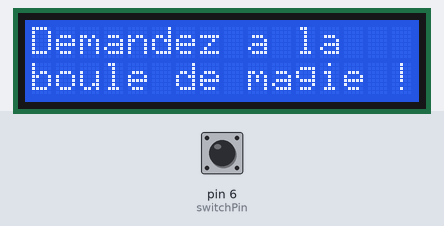
Bench run of a sketch on a simulated Arduino Uno, built with avr-gcc and run on an emulated ATmega328P. Shown: 16×2 character LCD. Inputs (shaded band) come from the test bench; at power-on: pin 6 (switchPin) LOW. Random numbers use the default seed unless the sketch sets one.

Above: at 1.2 s.
1.3 s: pin 6 (switchPin) pulled HIGH for 0.15 s
At 2.4 s:
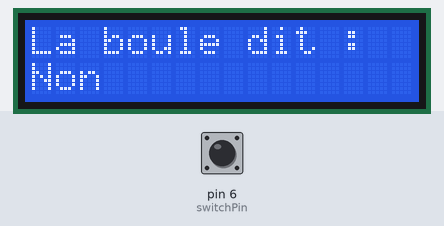
2.9 s: pin 6 (switchPin) pulled HIGH for 1 s
At 5.0 s:
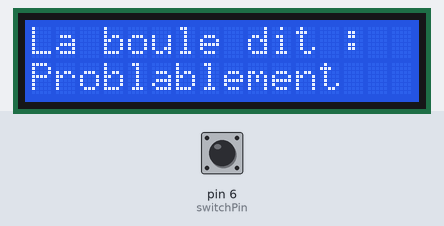
5.4 s: pin 6 (switchPin) pulsed HIGH 5 times (0.12 s each, 0.3 s apart)
At 7.5 s:
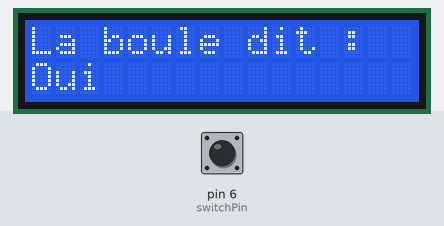
8.4 s: pin 6 (switchPin) pulled HIGH for 0.15 s
At 9.1 s:
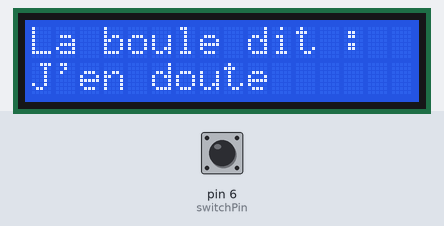
10.0 s: pin 6 (switchPin) pulled HIGH for 3.2 s
At 14.4 s:
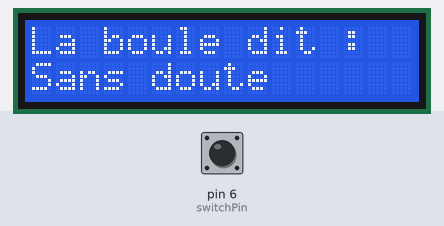
14.7 s: pin 6 (switchPin) pulled HIGH for 0.15 s
At 16.3 s:
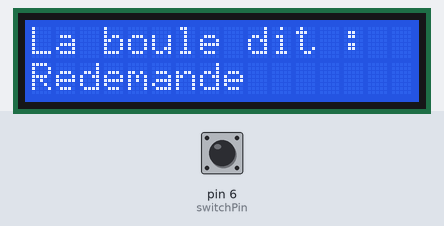
Timing chart, 0 to 17.3 s (numbered marks = the images above; inputs shaded):
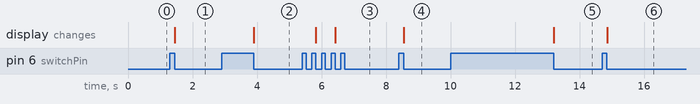

Measured:
- after the input at 1.3 s, the display: changes after 0.15 s (image 1)
- after the input at 2.9 s, the display: changes after 1.0 s (image 2)
- after the input at 5.4 s, the display: first changes after 0.43 s (image 3 shows a later state)
- after the input at 8.4 s, the display: changes after 0.16 s (image 4)
- after the input at 10.0 s, the display: changes after 3.2 s (image 5)
- after the input at 14.7 s, the display: changes after 0.16 s (image 6)

The sketch:

p_11_boule_cristal.ino
```cpp
#include <LiquidCrystal.h>

LiquidCrystal lcd(12,11,5,4,3,2);

const int switchPin = 6;
int switchState = 0;
int prevSwitchState = 0;
int reply;

void setup() {
  lcd.begin(16, 2);
  pinMode(switchPin, INPUT);
  lcd.print("Demandez a la ");
  lcd.setCursor(0,1);
  lcd.print("boule de magie ! ");
}

void loop() {
  switchState = digitalRead(switchPin);
  if(switchState != prevSwitchState)
  {
    if(switchState == LOW)
    {
      reply = random(8);
      lcd.clear();
      lcd.setCursor(0,0);
      lcd.print("La boule dit : ");
      lcd.setCursor(0,1);
      switch (reply)
      {
      case 0:
        lcd.print("Oui");
        break;
      case 1:
        lcd.print("Problablement");
        break;
      case 2:
        lcd.print("Certainement");
        break;
      case 3:
        lcd.print("Sans doute");
        break;
      case 4:
        lcd.print("Pas sur");
        break;
      case 5:
        lcd.print("Redemande");
        break;
      case 6:
        lcd.print("J'en doute");
        break;
      case 7:
        lcd.print("Non");
        break;
      default:
        break;
      }
    }
  }
  prevSwitchState = switchState;
}
```
